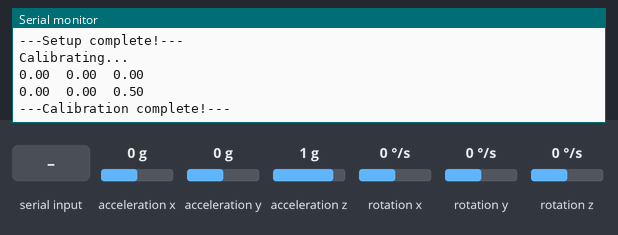
Recording of a sketch running on a simulated Arduino Uno, built for the host (arithmetic inside an expression is 32-bit, double 64-bit). On the bench: the last lines printed to the serial monitor. The inputs (shaded band) are chosen by the test bench; at power-on: acceleration x 0 g, acceleration y 0 g, acceleration z 1 g, rotation x 0 °/s, rotation y 0 °/s, rotation z 0 °/s. The modem accepts every AT command (registered, SIM ready, sends succeed) and sends nothing else.

Above: at 2.0 s.
2.1 s: acceleration x set to -0.8 g
At 5.09 s:
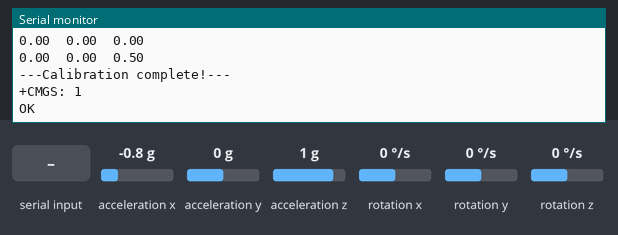
5.1 s: "1\n" received over the second serial link
At 6.2 s:
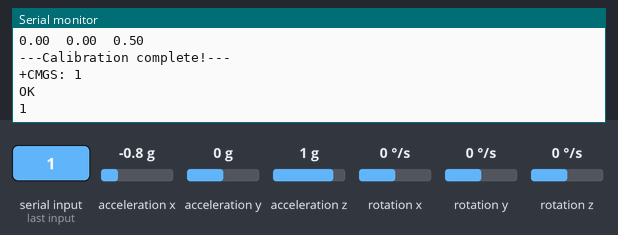
6.6 s: "0\n" received over the second serial link
At 7.4 s:
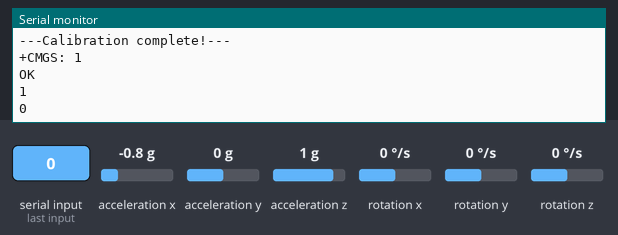

Measured:
- after the input at 2.1 s, the serial monitor: prints a new line after 2.9 s (image 1)
- after the input at 5.1 s, the serial monitor: prints a new line at once (image 2)
- after the input at 6.6 s, the serial monitor: prints a new line at once (image 3)

The sketch:

flight-controller.ino
```cpp
/*
 * Hardware required:
 *  -Arduino Uno
 *  -Sparkfun Bluesmirf Silver
 *    https://www.sparkfun.com/products/12577
 *  -GY-87
 *    http://kom.aau.dk/~jdn/edu/doc/sensors/gy80gy87gy88/
 * This sketch will require the GY-87 board use the following connections
 *   on the Arduino Uno:
 *     SDA => A4
 *     SCL => A5
 * The Bluesmirf Silver pins are defined below as static constants.
 * I am going to take a lot of code from this repo:
 *   https://github.com/guywithaview/Arduino-Test/blob/master/GY87/GY87.ino
 * Another sketch using the GY-87 can be found here:
 *   http://www.techmonkeybusiness.com/the-gy87-combined-sensor-test-sketch.html
 *   But this seems out-of-date and probably isn't too useful.
 * Another example of using the GY-87:
 *   https://electropeak.com/learn/interfacing-gy-87-10dof-imu-mpu6050-hmc5883l-bmp085-module-with-arduino/
 * Using I2CDevLib found here:
 *   https://github.com/jrowberg/i2cdevlib
 * rudimentary info on the Wire Library can be found here:
 *   https://www.arduino.cc/en/reference/wire
 */
#include <SoftwareSerial.h>
#include <Wire.h>
#include <MPU6050.h>
#include <HMC5883L.h>
#include <BMP085.h>
#include <I2Cdev.h>
static const unsigned long SENSOR_READ_DELTA_MICROSECONDS = 1000000;
static const int pinBluetoothTx = 2;
static const int pinBluetoothRx = 3;
SoftwareSerial bluetooth(pinBluetoothTx, pinBluetoothRx);
HMC5883L compass;
MPU6050 motion;
BMP085 barothermometer;
struct i16v3
{
  int16_t x;
  int16_t y;
  int16_t z;
};
i16v3 v3Compass;
// values need to be decoded using the proper sensitivity scaling factors
i16v3 v3Accel;
// values need to be decoded using the proper sensitivity scaling factors
i16v3 v3Gyro;
//float celsius;
//float pascals;
unsigned long lastSensorReadMicroseconds = 0;
struct v3f
{
  float x;
  float y;
  float z;
};
// see MPU6050::initialize for why this variable is initialized to this value
//  The sensor's register returns a signed-16-bit #, and that range must be
//  divided by the maximum possible value (2G)
float scaleAccel = 1.f / (0x7FFF / 2.f/*G*/);
// see MPU6050::initialize for why this variable is initialized to this value
//  The sensor's register returns a signed-16-bit #, and that range must be
//  divided by the maximum possible value (250 radians/second)
float scaleGyro  = 1.f / (0x7FFF / 250.f/*radians/second*/);
// properly scaled v3Accel values, where a magnitude of 1 == 9.81 m/s^2 (1g)
v3f gForce;
// properly scaled v3Gyro values
v3f radiansPerSecond;
v3f relativeOrientationRadians = {0,0,0};
static const size_t NUM_CALIBRATION_ITERATIONS = 30;
v3f calibrationOffsetGyro  = {0,0,0};
v3f calibrationOffsetAccel = {0,0,0};
// gForceMedianFilterBuffer should be used as a circular buffer
static const size_t G_FORCE_MEDIAN_FILTER_BUFFER_SIZE = 10;
v3f gForceMedianFilterBuffer[G_FORCE_MEDIAN_FILTER_BUFFER_SIZE];
size_t gForceMedianFilterBufferOffset = 0;
v3f gForceMedian = {0,0,0};
void scaleRawMotionData()
{
  // thanks to sasebot-sensei: https://electronics.stackexchange.com/a/176705
  // Also, offset raw values by calibrated amounts calculated during setup
  gForce.x = (v3Accel.x - calibrationOffsetAccel.x) * scaleAccel;
  gForce.y = (v3Accel.y - calibrationOffsetAccel.y) * scaleAccel;
  gForce.z = (v3Accel.z - calibrationOffsetAccel.z) * scaleAccel;
  radiansPerSecond.x = (v3Gyro.x - calibrationOffsetGyro.x) * scaleGyro;
  radiansPerSecond.y = (v3Gyro.y - calibrationOffsetGyro.y) * scaleGyro;
  radiansPerSecond.z = (v3Gyro.z - calibrationOffsetGyro.z) * scaleGyro;
}
void setup()
{
  // Start the atmega's serial monitor so we can examine the COM port output
  Serial.begin(9600);
  Serial.println("---Drone Flight Controller---");
  Serial.println("Configuring bluetooth modem to 9600 baud...");
  bluetooth.begin(115200);// the bluesmirf starts w/ a baud of 115200
  bluetooth.print("$$$");// enter command mode
  delay(100);// wait for the modem to send back "CMD"
  bluetooth.println("U,9600,N");// U command changes the UART and immediately exits command mode
                                //  first parameter is a 4-character baud rate
                                //  second parameter is parity (E, O or N)
  bluetooth.begin(9600);// switch the bluetooth serial to 9600 baud.  We do this because apparently
                        //  115200 baud can be too fast for NewSoftSerial to relay data reliably
  Serial.println("Reprogramming bluetooth modem credentials...");
  bluetooth.print("$$$");// enter command mode
  delay(100);// wait for the modem to send back "CMD"
  bluetooth.println("S-,""K6L2-QuadFcData");// set the bluetooth device name, auto-appending the last 2 bytes of the modem's MAC address
  delay(100);// wait for the modem to send back "AOK"
  bluetooth.println("SP,""6942");// set the bluetooth PIN
  delay(100);// wait for the modem to send back "AOK"
  bluetooth.println("---");// leave command mode
  delay(100);// wait for the modem to send back "END"
  Serial.println("---Bluetooth Modem Configured---");
  Wire.begin();// Initialize the I2C bus
  motion.initialize();// Initialize the MPU6050 chip on the GY-87
  Serial.print("Accellerometer/Gyro connection... ");
  Serial.println(motion.testConnection() ? "Success!" : "FAILURE!!!");
  motion.setFullScaleGyroRange(MPU6050_GYRO_FS_1000);   // increase the gyro's range (decrease sensitivity)
  scaleGyro = 1.f / (0x7FFF / 1000.f/*radians/second*/);// since we changed the device scale, we have to change our f32 scale factor
  motion.setI2CBypassEnabled(true);// in order to use the HMC5883L, we need to enable an I2C bypass
  compass.initialize();// initialize the HMC5883L chip on the GY-87
  Serial.print("Compass connection............... ");
  Serial.println(compass.testConnection() ? "Success!" : "FAILURE!!!");
  barothermometer.initialize();// initialize the BMP085 chip on the GY-87
  Serial.print("Barothermometer connection....... ");
  Serial.println(barothermometer.testConnection() ? "Success!" : "FAILURE!!!");
  Serial.println("---Setup complete!---");
  // sensor 'calibration': read a bunch of data from the sensors so
  //  we can offset by the average of this data during runtime //
  Serial.println("Calibrating...");
  for(size_t c = 0; c < NUM_CALIBRATION_ITERATIONS; c++)
  {
    motion.getMotion6(&v3Accel.x, &v3Accel.y, &v3Accel.z,
                      &v3Gyro.x , &v3Gyro.y , &v3Gyro.z);
    calibrationOffsetGyro.x += v3Gyro.x;
    calibrationOffsetGyro.y += v3Gyro.y;
    calibrationOffsetGyro.z += v3Gyro.z;
    calibrationOffsetAccel.x += v3Accel.x;
    calibrationOffsetAccel.y += v3Accel.y;
    // Accelerometer in the Z direction must be calibrated for 1G,
    //  since it is assumed that the drone is flat on the ground
    //  during calibration //
    calibrationOffsetAccel.z += (v3Accel.z - (1/scaleAccel));
    delay(1);
  }
  calibrationOffsetGyro.x /= NUM_CALIBRATION_ITERATIONS;
  calibrationOffsetGyro.y /= NUM_CALIBRATION_ITERATIONS;
  calibrationOffsetGyro.z /= NUM_CALIBRATION_ITERATIONS;
  calibrationOffsetAccel.x /= NUM_CALIBRATION_ITERATIONS;
  calibrationOffsetAccel.y /= NUM_CALIBRATION_ITERATIONS;
  calibrationOffsetAccel.z /= NUM_CALIBRATION_ITERATIONS;
  Serial.print(calibrationOffsetGyro.x); Serial.print("\t");
  Serial.print(calibrationOffsetGyro.y); Serial.print("\t");
  Serial.print(calibrationOffsetGyro.z); Serial.print("\n");
  Serial.print(calibrationOffsetAccel.x); Serial.print("\t");
  Serial.print(calibrationOffsetAccel.y); Serial.print("\t");
  Serial.print(calibrationOffsetAccel.z); Serial.print("\n");
  // build the initial state of our gForce median filter buffer using
  //  the calibration data we just extracted //
  for(size_t c = 0; c < G_FORCE_MEDIAN_FILTER_BUFFER_SIZE; c++)
  {
    motion.getMotion6(&v3Accel.x, &v3Accel.y, &v3Accel.z,
                      &v3Gyro.x , &v3Gyro.y , &v3Gyro.z);
    scaleRawMotionData();
    gForceMedianFilterBuffer[c] = gForce;
    delay(1);
  }
  Serial.println("---Calibration complete!---");
}
void updateRelativeOrientation(float deltaSeconds)
{
  // naive gyroscope integration //
//  relativeOrientationRadians.x += radiansPerSecond.x*deltaSeconds;
//  relativeOrientationRadians.y += radiansPerSecond.y*deltaSeconds;
//  relativeOrientationRadians.z += radiansPerSecond.z*deltaSeconds;
  const v3f gyroDelta = {
    radiansPerSecond.x*deltaSeconds,
    radiansPerSecond.y*deltaSeconds,
    radiansPerSecond.z*deltaSeconds
  };
  // accelerometer angle change calculations using equations 25 & 26
  //  from this paper: https://www.nxp.com/docs/en/application-note/AN3461.pdf
//  const float accelPhi   = atan2f(gForceMedian.y, gForceMedian.z);
//  const float accelTheta = atan2f(-gForceMedian.x,
//                                  sqrtf(powf(gForceMedian.y,2) +
//                                        powf(gForceMedian.z,2)));
//  relativeOrientationRadians.x += accelPhi;
//  relativeOrientationRadians.y += accelTheta;
  // Complementary filter - combine the gyroscope w/ filtered accelerometer //
//  static const float GYRO_PART = 0.995;
//  relativeOrientationRadians.x =
//    GYRO_PART       * (relativeOrientationRadians.x + gyroDelta.x) +
//    (1 - GYRO_PART) * accelPhi;
//  relativeOrientationRadians.y =
//    GYRO_PART       * (relativeOrientationRadians.y + gyroDelta.y) +
//    (1 - GYRO_PART) * accelTheta;
  // Derived from: https://www.w3.org/TR/motion-sensors/#complementary-filters
  static const float ACCEL_SCALE = PI / 2;
  static const float GYRO_BIAS = 0.98;
  const float gForceMag = sqrtf(gForce.x*gForce.x +
                                gForce.y*gForce.y +
                                gForce.z*gForce.z);
  if(gForceMag > 0)
  {
    relativeOrientationRadians.x =      GYRO_BIAS *(relativeOrientationRadians.x + gyroDelta.x)
                                 + (1 - GYRO_BIAS)*(gForce.x / gForceMag *  ACCEL_SCALE);
    relativeOrientationRadians.y =      GYRO_BIAS *(relativeOrientationRadians.y + gyroDelta.y)
                                 + (1 - GYRO_BIAS)*(gForce.y / gForceMag * -ACCEL_SCALE);
  }
  relativeOrientationRadians.z += gyroDelta.z;
}
int sortFloatsDecending(void const* floatA, void const* floatB)
{
  // Thanks, Johnny-sensei: https://arduino.stackexchange.com/a/38179
  float const a = *((float*)floatA);
  float const b = *((float*)floatB);
  return a > b ? -1 : (a < b ? 1 : 0);
}
void applyGForceMedianFilter()
{
  float gForceMedianFilterBufferX[G_FORCE_MEDIAN_FILTER_BUFFER_SIZE];
  float gForceMedianFilterBufferY[G_FORCE_MEDIAN_FILTER_BUFFER_SIZE];
  float gForceMedianFilterBufferZ[G_FORCE_MEDIAN_FILTER_BUFFER_SIZE];
  // Add the next gForce data point to the gForceMedianFilterBuffer and circle
  //  the gForceMedianFilterBufferOffset to the next value
  gForceMedianFilterBuffer[gForceMedianFilterBufferOffset] = gForce;
  gForceMedianFilterBufferOffset++;
  gForceMedianFilterBufferOffset %= G_FORCE_MEDIAN_FILTER_BUFFER_SIZE;
  // Copy the median filter buffer to local storage
  for(size_t c = 0; c < G_FORCE_MEDIAN_FILTER_BUFFER_SIZE; c++)
  {
    gForceMedianFilterBufferX[c] = gForceMedianFilterBuffer[c].x;
    gForceMedianFilterBufferY[c] = gForceMedianFilterBuffer[c].y;
    gForceMedianFilterBufferZ[c] = gForceMedianFilterBuffer[c].z;
  }
  // Sort the local copy of the buffer
  qsort(gForceMedianFilterBufferX, G_FORCE_MEDIAN_FILTER_BUFFER_SIZE,
        sizeof(gForceMedianFilterBufferX[0]), sortFloatsDecending);
  qsort(gForceMedianFilterBufferY, G_FORCE_MEDIAN_FILTER_BUFFER_SIZE,
        sizeof(gForceMedianFilterBufferY[0]), sortFloatsDecending);
  qsort(gForceMedianFilterBufferZ, G_FORCE_MEDIAN_FILTER_BUFFER_SIZE,
        sizeof(gForceMedianFilterBufferZ[0]), sortFloatsDecending);
  // Write the median gForce value out to some piece of memory
  gForceMedian.x = gForceMedianFilterBufferX[G_FORCE_MEDIAN_FILTER_BUFFER_SIZE/2];
  gForceMedian.y = gForceMedianFilterBufferY[G_FORCE_MEDIAN_FILTER_BUFFER_SIZE/2];
  gForceMedian.z = gForceMedianFilterBufferZ[G_FORCE_MEDIAN_FILTER_BUFFER_SIZE/2];
}
void loop()
{
  const unsigned long deltaMicroseconds = micros() - lastSensorReadMicroseconds;
  if(deltaMicroseconds > SENSOR_READ_DELTA_MICROSECONDS)
  {
    motion.getMotion6(&v3Accel.x, &v3Accel.y, &v3Accel.z,
                      &v3Gyro.x , &v3Gyro.y , &v3Gyro.z);
    scaleRawMotionData();
    applyGForceMedianFilter();
    //compass.getHeading(&v3Compass.x, &v3Compass.y, &v3Compass.z);
    updateRelativeOrientation(deltaMicroseconds / 1000000.f);
    lastSensorReadMicroseconds = micros();
    bluetooth.write("FCTP");// Flight Controller Telemetry Packet "header"
    bluetooth.write((uint8_t const*)&lastSensorReadMicroseconds, sizeof(lastSensorReadMicroseconds));
    bluetooth.write((uint8_t const*)&deltaMicroseconds         , sizeof(deltaMicroseconds));
    bluetooth.write((uint8_t const*)&gForce                    , sizeof(gForce));
    bluetooth.write((uint8_t const*)&gForceMedian              , sizeof(gForceMedian));
    bluetooth.write((uint8_t const*)&radiansPerSecond          , sizeof(radiansPerSecond));
    bluetooth.write((uint8_t const*)&relativeOrientationRadians, sizeof(relativeOrientationRadians));
#if 0
    Serial.write("FCTP");// Flight Controller Telemetry Packet "header"
    Serial.write((uint8_t const*)&lastSensorReadMicroseconds, sizeof(lastSensorReadMicroseconds));
    Serial.write((uint8_t const*)&deltaMicroseconds         , sizeof(deltaMicroseconds));
    Serial.write((uint8_t const*)&gForce                    , sizeof(gForce));
    Serial.write((uint8_t const*)&gForceMedian              , sizeof(gForceMedian));
    Serial.write((uint8_t const*)&radiansPerSecond          , sizeof(radiansPerSecond));
    Serial.write((uint8_t const*)&relativeOrientationRadians, sizeof(relativeOrientationRadians));
    Serial.println("");
#endif
  }
  if(bluetooth.available())
  {
    Serial.print((char)bluetooth.read());
  }
  if(Serial.available())
  {
    bluetooth.print((char)Serial.read());
  }
}
```
